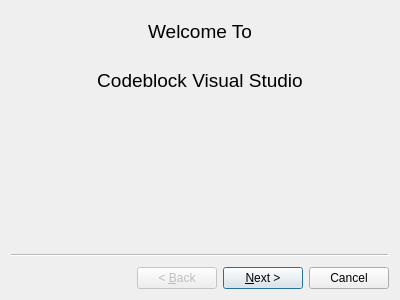
<?xml version="1.0" encoding="UTF-8"?>
<ui version="4.0">
 <class>Wizard</class>
 <widget class="QWizard" name="Wizard">
  <property name="geometry">
   <rect>
    <x>0</x>
    <y>0</y>
    <width>400</width>
    <height>300</height>
   </rect>
  </property>
  <property name="windowTitle">
   <string>Wizard</string>
  </property>
  <widget class="QWizardPage" name="wizardPage1">
   <layout class="QVBoxLayout" name="verticalLayout">
    <item>
     <widget class="QLabel" name="label">
      <property name="font">
       <font>
        <pointsize>14</pointsize>
       </font>
      </property>
      <property name="text">
       <string>Welcome To</string>
      </property>
      <property name="alignment">
       <set>Qt::AlignCenter</set>
      </property>
     </widget>
    </item>
    <item>
     <widget class="QLabel" name="label_2">
      <property name="text">
       <string>&lt;html&gt;&lt;head/&gt;&lt;body&gt;&lt;p align=&quot;center&quot;&gt;&lt;img src=&quot;:/icons/codeblock-icon.png&quot;/&gt;&lt;/p&gt;&lt;/body&gt;&lt;/html&gt;</string>
      </property>
     </widget>
    </item>
    <item>
     <widget class="QLabel" name="label_3">
      <property name="text">
       <string>&lt;html&gt;&lt;head/&gt;&lt;body&gt;&lt;p align=&quot;center&quot;&gt;&lt;span style=&quot; font-size:14pt;&quot;&gt;Codeblock Visual Studio&lt;/span&gt;&lt;/p&gt;&lt;/body&gt;&lt;/html&gt;</string>
      </property>
     </widget>
    </item>
   </layout>
  </widget>
  <widget class="QWizardPage" name="wizardPage2">
   <layout class="QVBoxLayout" name="verticalLayout_2">
    <item>
     <widget class="QLabel" name="label_4">
      <property name="text">
       <string>&lt;html&gt;&lt;head/&gt;&lt;body&gt;&lt;p align=&quot;center&quot;&gt;&lt;span style=&quot; font-size:14pt;&quot;&gt;Quick Start&lt;/span&gt;&lt;/p&gt;&lt;/body&gt;&lt;/html&gt;</string>
      </property>
     </widget>
    </item>
    <item>
     <widget class="QLabel" name="label_5">
      <property name="text">
       <string>&lt;html&gt;&lt;head/&gt;&lt;body&gt;&lt;p&gt;Use File &amp;gt; Open to convert a Python Source file into Code Blocks. This can help with visualizing the flow of your code.&lt;/p&gt;&lt;/body&gt;&lt;/html&gt;</string>
      </property>
      <property name="scaledContents">
       <bool>false</bool>
      </property>
      <property name="wordWrap">
       <bool>true</bool>
      </property>
     </widget>
    </item>
   </layout>
  </widget>
 </widget>
 <resources>
  <include location="icons/icons.qrc"/>
 </resources>
 <connections/>
</ui>
